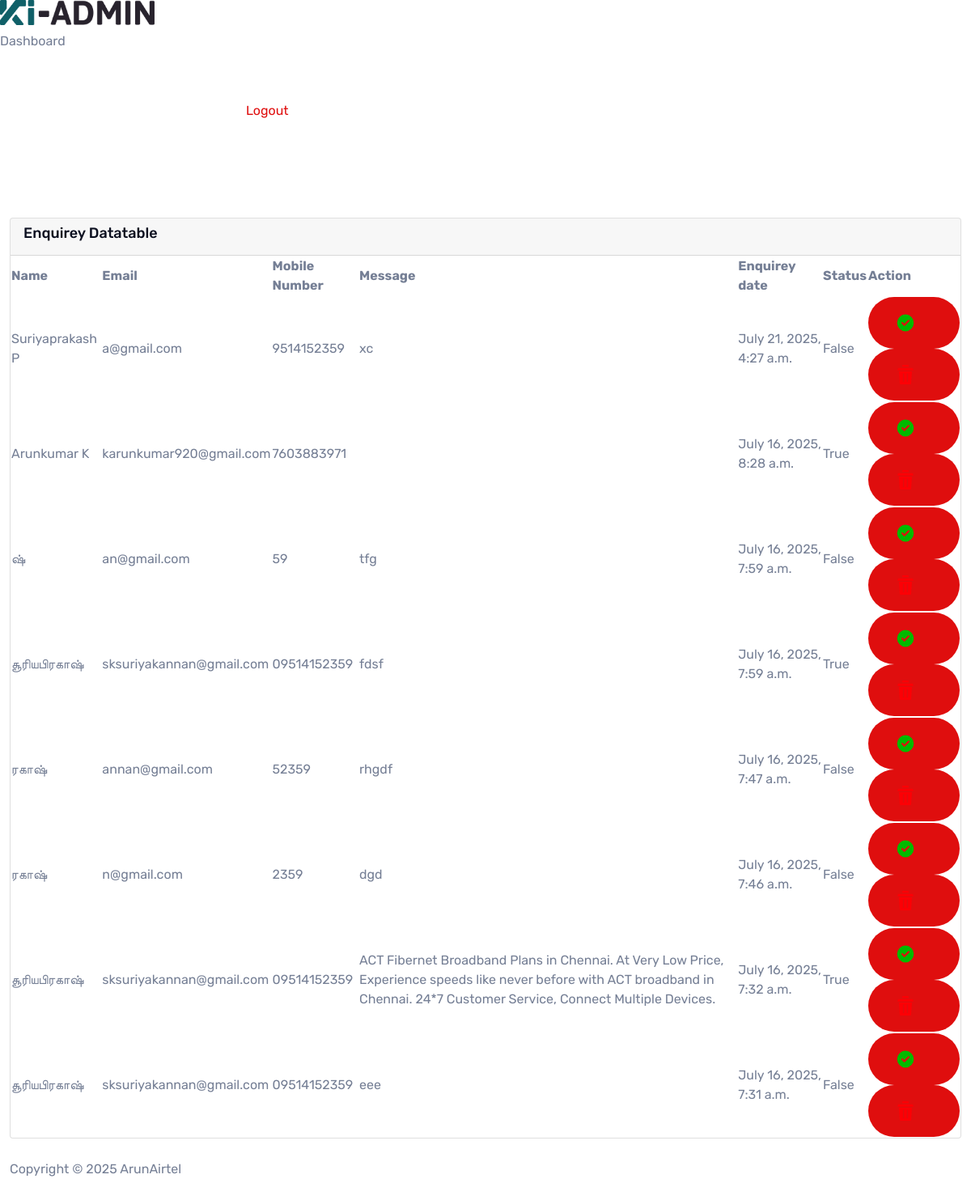
/dashboard/, run on the app's committed database.
### main/models.py (models this page shows, shortened)
class Enquiry(models.Model):
    name = models.CharField(max_length=100,null=True,blank=True)
    email = models.EmailField(null=True,blank=True)
    mobile = models.CharField(max_length=15,null=True,blank=True)
    message = models.TextField(blank=True,null=True)
    is_enquiryed = models.BooleanField(default=False)
    created_at = models.DateTimeField(auto_now_add=True,null=True,blank=True)

### main/views.py (the view)
# urls.py: path('dashboard/', dashboard,name='dashboard'),
def dashboard(request):
  enquiries = Enquiry.objects.all().order_by("-created_at")
  return render(request,'admin/data.html',{"enquiries":enquiries} )

### templates/admin/data.html (shortened to what this page needs)
<!DOCTYPE html>
{% load static %}
<html lang="en">
  <head>
    <link
      href="{% static 'admin/vendor/fontawesome/css/all.css' %}"
      rel="stylesheet"
    />
    <link
      href="{% static 'admin/vendor/datatable/jquery.dataTables.min.css' %}"
      rel="stylesheet"
      type="text/css"
    />
    <link
      href="{% static 'admin/vendor/tabler-icons/tabler-icons.css' %}"
      rel="stylesheet"
      type="text/css"
    />
    <link
      href="{% static 'admin/vendor/flag-icons-master/flag-icon.css' %}"
      rel="stylesheet"
      type="text/css"
    />
    <link
      href="{% static 'admin/vendor/bootstrap/bootstrap.min.css' %}"
      rel="stylesheet"
      type="text/css"
    />
    <link
      href="{% static 'admin/vendor/simplebar/simplebar.css' %}"
      rel="stylesheet"
      type="text/css"
    />
    <link
      href="{% static 'admin/css/style.css' %}"
      rel="stylesheet"
      type="text/css"
    />
    <link
      href="{% static 'admin/css/responsive.css' %}"
      rel="stylesheet"
      type="text/css"
    />
  </head>
  <body>
    <div class="app-wrapper">
      <nav>
        <div class="app-logo">
          <a class="logo d-inline-block" href="">
            <img alt="#" src="{% static 'admin/images/logo/1.png' %}" />
          </a>
          <span class="bg-light-primary toggle-semi-nav d-flex-center">
            <i class="ti ti-chevron-right"></i>
          </span>
        </div>
        <div class="app-nav" id="app-simple-bar">
          <ul class="main-nav p-0 mt-2">
            <li class="menu-title">
              <span>Dashboard</span>
            </li>
            <li>
              <a
                aria-expanded="false"
                data-bs-toggle="collapse"
                href="{% url 'logout_view' %}"
              >
                <svg stroke="currentColor" stroke-width="1.5">
                  <use
                    xlink:href="https://phpstack-1384472-5121645.cloudwaysapps.com/template/html/ki-admin/assets/svg/_sprite.svg#home"
                  ></use>
                </svg>
                <a href="{% url 'logout_view' %}">Logout</a>
              </a>
            </li>
          </ul>
        </div>
        <div class="menu-navs">
          <span class="menu-previous"><i class="ti ti-chevron-left"></i></span>
          <span class="menu-next"><i class="ti ti-chevron-right"></i></span>
        </div>
      </nav>
      <div class="app-content">
        <div>
          <header class="header-main">
            <div class="container-fluid">
              <div class="row">
                <div
                  class="col-8 col-sm-6 d-flex align-items-center header-left p-0"
                >
                </div>
                <div
                  class="col-4 col-sm-6 d-flex align-items-center justify-content-end header-right p-0"
                >
                  <ul class="d-flex align-items-center">
                    <li class="header-dark">
                      <div
                        class="sun-logo head-icon bg-light-dark rounded-circle f-s-22 p-2"
                      >
                      </div>
                      <div
                        class="moon-logo head-icon bg-light-dark rounded-circle f-s-22 p-2"
                      >
                      </div>
                    </li>
                  </ul>
                </div>
              </div>
            </div>
          </header>
          <main>
            <div class="container-fluid">
              <div class="row">
                <div class="col-12">
                  <div class="card">
                    <div class="card-header">
                      <h5>Enquirey Datatable</h5>
                    </div>
                    <div class="card-body p-0">
                      <div class="app-datatable-default overflow-auto">
                        <table
                          class="display app-data-table default-data-table"
                          id="example"
                        >
                          <thead>
                            <tr>
                              <th>Name</th>
                              <th>Email</th>
                              <th>Mobile Number</th>
                              <th>Message</th>
                              <th>Enquirey date</th>
                              <th>Status</th>
                              <th>Action</th>
                            </tr>
                          </thead>
                          <tbody>
                            {% for enquirey in enquiries %}
                            <tr>
                              <td>{{enquirey.name}}</td>
                              <td>{{ enquirey.email }}</td>
                              <td>{{enquirey.mobile}}</td>
                              <td>{{ enquirey.message }}</td>
                              <td>{{ enquirey.created_at }}</td>
                              <td>{{ enquirey.is_enquiryed }}</td>
                              <td>
                                <form
                                  action="{% url 'status_update' enquirey.id %}"
                                  method="post"
                                >
                                  <button
                                    class="btn btn-light-success icon-btn b-r-4"
                                    type="submit"
                                  >
                                  </button>
                                </form>
                                <form
                                  action="{% url 'status_update' enquirey.id  %}"
                                  method="post"
                                >
                                  <button
                                    class="btn btn-light-danger icon-btn b-r-4"
                                    type="submit"
                                  >
                                  </button>
                                </form>
                              </td>
                            </tr>
                            {% endfor %}
                          </tbody>
                        </table>
                      </div>
                    </div>
                  </div>
                </div>
              </div>
            </div>
          </main>
          <div class="go-top">
            <span class="progress-value">
              <i class="ti ti-arrow-up"></i>
            </span>
          </div>
          <footer>
            <div class="container-fluid">
              <div class="row">
                <div class="col-md-9 col-12">
                  <p class="footer-text f-w-600 mb-0">
                    Copyright © 2025 ArunAirtel
                  </p>
                </div>
                <div class="col-md-3"></div>
              </div>
            </div>
          </footer>
        </div>
      </div>
    </div>
    <div class="go-top">
      <span class="progress-value">
        <i class="ti ti-arrow-up"></i>
      </span>
    </div>
  </body>
</html>

### data on the page
Enquiry: name "Suriyaprakash P", email "a@gmail.com", mobile "9514152359", message "xc", created_at "July 21, 2025, 4:27 a.m.", is_enquiryed "False"
Enquiry: name "Arunkumar K", email "karunkumar920@gmail.com", mobile "7603883971", created_at "July 16, 2025, 8:28 a.m.", is_enquiryed "True"
Enquiry: name "ஷ்", email "an@gmail.com", mobile "59", message "tfg", created_at "July 16, 2025, 7:59 a.m.", is_enquiryed "False"
Enquiry: name "சூரியபிரகாஷ்", email "sksuriyakannan@gmail.com", mobile "09514152359", message "fdsf", created_at "July 16, 2025, 7:59 a.m.", is_enquiryed "True"
Enquiry: name "ரகாஷ்", email "annan@gmail.com", mobile "52359", message "rhgdf", created_at "July 16, 2025, 7:47 a.m.", is_enquiryed "False"
Enquiry: name "ரகாஷ்", email "n@gmail.com", mobile "2359", message "dgd", created_at "July 16, 2025, 7:46 a.m.", is_enquiryed "False"
Enquiry: name "சூரியபிரகாஷ்", email "sksuriyakannan@gmail.com", mobile "09514152359", message "ACT Fibernet Broadband Plans in Chennai. At Very Low Price, Experience speeds like never before with ACT broadband in Chennai. 24*7 Customer Service, Connect Multiple Devices.", created_at "July 16, 2025, 7:32 a.m.", is_enquiryed "True"
Enquiry: name "சூரியபிரகாஷ்", email "sksuriyakannan@gmail.com", mobile "09514152359", message "eee", created_at "July 16, 2025, 7:31 a.m.", is_enquiryed "False"
